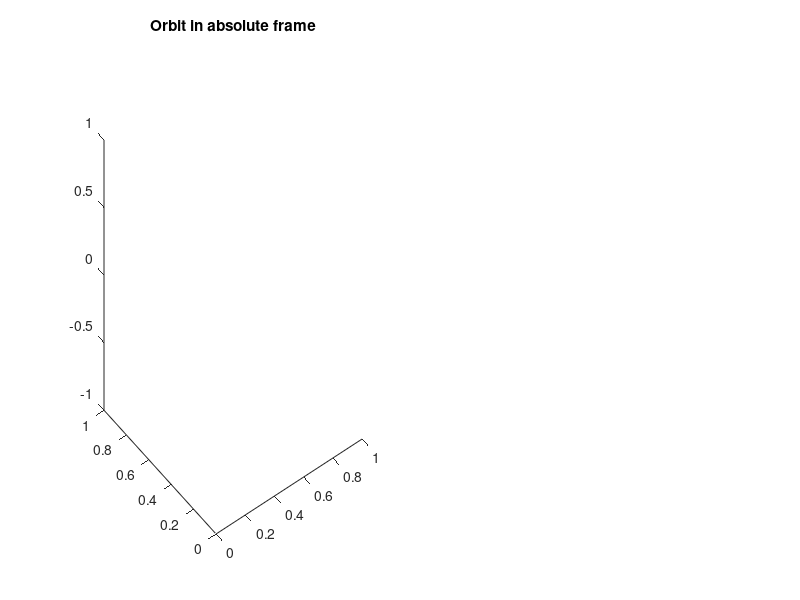

This chart was generated by the following MATLAB code: (Note: this script raises an error after producing the figure.)
clear all
close all
f1 = figure;
f2 = figure;
% Invariants should be :
% E/K^2 = const.
% Ka = const.
% (K/av)^2
% Generate axes


% Initial conditions

position1 = [0,0,0];
velocity1 = [0,0,0];
accel1 = [0,0,0];
mass1 = 4.1*10^6;
timestep = 0.00001;   % ~~~~~~~~~~~~~~~~~~~~Timestep
timer = 0;

position2 = [0.1,0,0];
velocity2 = [0,10,0];
accel2 = [0,0,0];
mass2 = 100;

g = 0.00000430091;
looper1 = 0;
distchecksmall = -1;
distcheckbig = 9999999999;

alpha = 100;
rho = 0.1;
eps = 0.1;
cs = 30;
v = 0;
mu = g*(mass1+mass2);
sigma = 6.9868*10^(-39);
%sigma = 6.524*10^(-29);


dist0 = norm(position2 - position1);

angular0 = norm(cross(position2-position1,velocity2-velocity1));
spe0 = ((norm(velocity2-velocity1)^2)/2) - (mu/dist0);

p0 = norm(angular0)^2/mu;
%e0 = sqrt(1+2*((spe0*norm(angular0)^2)/(mu^2)));

i10 = norm(angular0*mass2);
i20 = -i10 + (g*mass1*mass2)*sqrt(mass2/(2*abs(spe0)));
e0 = sqrt(1-(i20/(i10+i20))^2);


p = p0
e = 0.4309




figure(f1); %~~~~~~~~~~~~~~~~~~~~~~~~~~~~~~ main plot
subplot(1,2,1);
view(3);
title('Orbit in absolute frame')
h2 = animatedline('Color',[0.7 0 0]);
h1 = animatedline('Color',[0 .7 .7]);
%pbaspect([1,1,1]);
grid on;

subplot(1,2,2);
title('Orbit relative to central body')
h3 = animatedline('Color',[0.7 0 0]);
h4 = animatedline('Color',[0 .7 .7]);
%axis([-3,10,-5,8,])
pbaspect([1,1,1]);
grid on;





figure(f2); %~~~~~~~~~~~~~~~~~~~~~~~~~~~~~~~~~ graphs
subplot(2,4,1)
title('Absolute Energy over time')
xlabel('Time (Gyr)')
ylabel('Energy')
%axis([0,100,-0.1,0.1])
kegraph = animatedline('Color',[0 .7 .7]);
%axis([0,100,-9,9])
gpegraph = animatedline('Color',[.7 0 0]);
totalgraph = animatedline();
subplot(2,4,2)
title('Absolute Semi-Latus Rectum')
xlabel('Time (Gyr)')
ek2 = animatedline('Color',[0 0.7 0]);
subplot(2,4,3)
title('Analytic solution - SLR')
xlabel('Time (Gyr)')
pplot = animatedline();
subplot(2,4,4)
title('Eccentricity direction')
edir = animatedline('Color',[0 0 0.9]);
xlabel('Time (Gyr)')
subplot(2,4,5) %~~~~~total energy relative error
title('%\Delta Specific Angular Momentum over Time')
xlabel('Time (Gyr)')
ylabel('%\Delta Angular Momentum')
energyerror = animatedline('Color',[0.9 0 0]);
subplot(2,4,6)
title('Eccentricity Magnitude')
xlabel('Time (Gyr)')
angerrorg = animatedline('Color',[0.9 0 0]);
subplot(2,4,7)
title('Analytic solution - Eccentricity')
xlabel('Time (Gyr)')
eplot = animatedline();

% Loop for this long
for k = 1:10/timestep
    
    
    % Integrate for motion
    
    if looper1 == 0
        direction = (position2-position1);
        dist = norm(direction);
        accel1 = g*mass2*direction/(dist^3);   
        accel2 = -g*mass1*direction/(dist^3); 
        
        
        
        
        velocity1 = velocity1 + accel1*timestep;
        velocity2 = velocity2 + accel2*timestep;
        position1 = position1 + velocity1*timestep;
        position2 = position2 + velocity2*timestep;
        
        position1old = position1;
        position2old = position2;
        velocity1old = velocity1;
        velocity2old = velocity2;
        
        
        looper1 = looper1 + 1;
    end
    if looper1 > 0
        
        velocityhalf1 = velocity1old + accel1*timestep/2;
        velocityhalf2 = velocity2old + accel2*timestep/2;
       
        position2 = position2old + velocityhalf2*timestep;
        position1 = position1old + velocityhalf1*timestep;
       
        
        macc = alpha*4*pi*(g^2)*(mass1^2)*rho/((cs^2)^(3/2));
        
        medd = (4*pi*g*mass1*mass2)/(0.1*299792*sigma);
        
        %~~~~~~~~~~~~~~~~~~~~~~~~~~~~~~~~~~~~~~~~~~~~~~~~~~~~~~~~~~~~~~~~~~~~~~~~~~~~~~~~~~~~~~~~~~~~~~~~~~~~~
       % mass1 = mass1 + macc*(1-eps)*timestep;%*timestep????
        mass1 = mass1*(1+0.1*timestep/0.0276);
        if mass1 <= 0
            mass1 = 0
        end
        
        direction = (position2-position1);
        dist = norm(direction);
        accel1 = g*mass2*direction/(dist^3);   
        accel2 = -g*mass1*direction/(dist^3); 
        
        
        velocity1 = velocityhalf1 + accel1*timestep/2;      
        velocity2 = velocityhalf2 + accel2*timestep/2;
        
        position1old = position1;
        position2old = position2;
        velocity1old = velocity1;
        velocity2old = velocity2;
    end
    
    if dist > distchecksmall
        distchecksmall = dist;
        positioncheck1 = position2-position1;
    end
    if dist < distcheckbig
        distcheckbig = dist;
        positioncheck2 = position2-position1;
    end


    addpoints(h2,position2(1),position2(2),position2(3))
    addpoints(h1,position1(1),position1(2),position1(3))
    
    addpoints(h4,position2(1)-position1(1),position2(2)-position1(2),position2(3)-position1(3))
    addpoints(h3,0,0,0)
    
    
    
    
    % Energy graphs
    %ke = ((0.5*mass2*norm(velocity2-velocity1)^2)-ke0)/ke0;
    %gpe = -((-g*mass2*mass1/dist)-gpe0)/gpe0;
    %etot = ((ke + gpe)-etot0)/etot0;
    ke = 0.5*mass2*norm(velocity2-velocity1)^2;
    gpe = -g*mass2*mass1/dist;
    etot = ke + gpe;
    
    
    ek2lol = etot/(mass1^2); %gradient -4*10^(-18)*
    
    mu = g*(mass1+mass2);
    
    % Eccentricity and semilatus rectum~~~~~~~~~~~~~~~~~~~~~~~~~~~~~~~~~~~~~~~~~~~~~~~~~~~~
    r = direction;
    velovec = velocity2 - velocity1;
    h = cross(r,velovec);
    angmom = norm(cross(r,velovec));
    evec = (cross(velovec,h)/mu)-(r/norm(r));
    ecomp = evec(1)+j*evec(2);
    eangle = angle(ecomp);
    if eangle < 0
        eangle = eangle + 2*pi;
    end
    addpoints(edir,timer,eangle)
    ree = norm(evec);
    angular = (angmom-angular0)/angular0;
    specificenergy = ((norm(velocity2-velocity1)^2)/2) - (mu/dist);
    rcomp = r(1) + j*r(2);
    rang = angle(rcomp);
    if abs(rang) <= 0.0005
        a = (distcheckbig + norm(r))/2;
        cent = (positioncheck2 + r)/2;
        e = norm(cent)/a;
        p = a*(1-e*e);
    end
    panal = norm(h)^2/mu;
    eanal = sqrt(1+2*((specificenergy*norm(h)^2)/(mu^2)));
    %pd = (p-p0)/p0;
    %ed = (e-e0)/e0;
    
    %~~~~~~~~~~~~~~~~~~~~~~~~~~~~~~~~~~~~~~~~~~~~~~~~~~~~~~~~~~~~~~~~~~~~~~~~~~~~~~~~~~~~~
    %       Relative to body 1
 %   addpoints(h2,position2(1)-position1(1),position2(2)-position1(2),position2(3))
 %   addpoints(h1,0,0,position1(3))
    
    addpoints(kegraph,timer,ke)
    addpoints(gpegraph,timer,gpe)
    addpoints(totalgraph,timer,ke+gpe)
    addpoints(energyerror,timer,angmom)
    
    
    
    %Plot eccentricity and semilatus rectum
    %addpoints(ek2,timer,p)
    addpoints(angerrorg,timer,e)
    addpoints(ek2,timer,p)
    %addpoints(pplot, timer, panal)
    %addpoints(eplot,timer,eanal)
   
    
    
    i1 = norm(angmom*mass2);
    i2 = -i1 + (g*mass1*mass2)*sqrt(mass2/(2*abs(specificenergy)));
    eanalytic = sqrt(1-(i2/(i1+i2))^2);
    panalytic = (i1)^2/(mass2*g*mass1*mass2);
    addpoints(pplot, timer, panalytic)
    addpoints(eplot,timer,eanalytic)
    
    
    timer = timer + timestep;
    drawnow limitrate

end

a = (distchecksmall + distcheckbig)/2;
Relorbitalperiod = 2*pi*sqrt((a^3)/(g*(mass1+mass2)))
